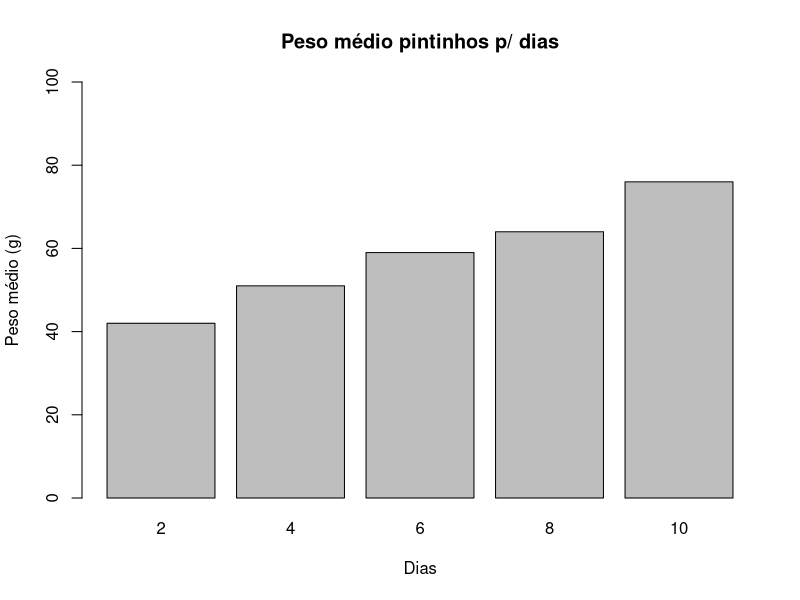
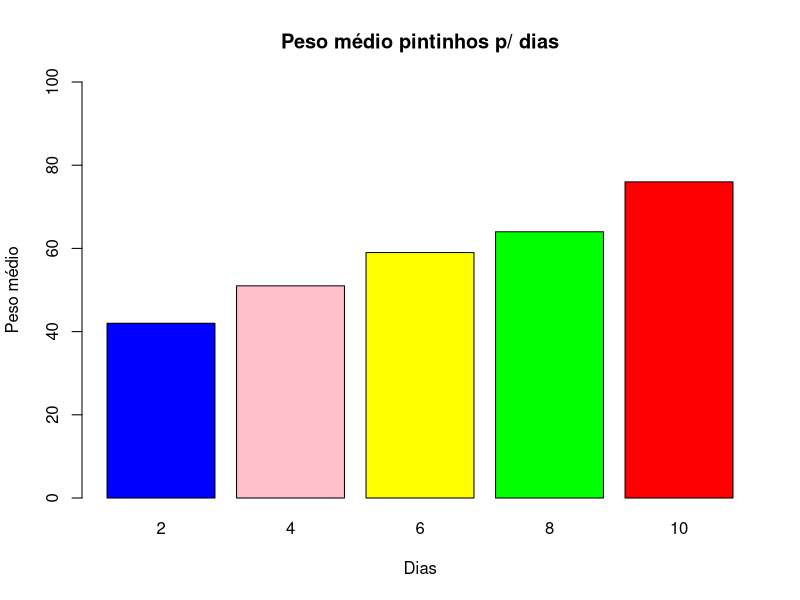
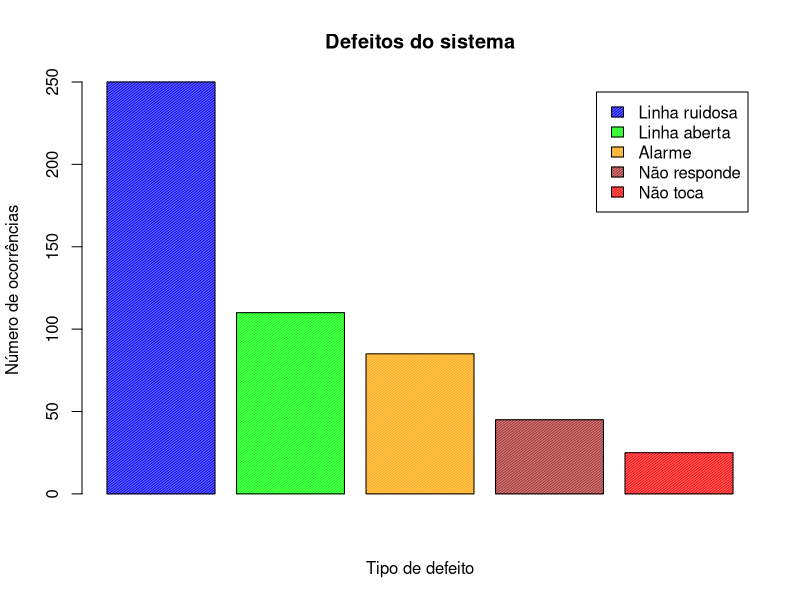

R code for these plots, in order:
# 1) O vetor peso indica o peso médio (em gramas) de pintinhos com 2,4,6,8 e 10 dias de nascidos,
#    respectivamente.
#
#    peso<-c(42,51,59,64,76)
#
#    Considere cada tempo de nascido como sendo uma categoria. Estabeleça um gráfico de barras
#    para o peso médio dos pintinhos em cada categoria. Coloque título, limite de y até 100 e nomes
#    nos eixos.
peso <- c(42, 51, 59, 64, 76)
names(peso) <-c("2", "4", "6", "8", "10")
barplot(
  peso,
  main = "Peso médio pintinhos p/ dias",
  xlab = "Dias",
  ylab = "Peso médio (g)",
  ylim = c(0,100)
)

# 2) Refaça o gráfico da questão anterior usando as cores: azul, rosa, amarelo, verde e vermelho.
barplot(
  peso,
  main = "Peso médio pintinhos p/ dias",
  xlab = "Dias",
  ylab = "Peso médio",
  ylim = c(0,100),
  col = c("blue", "pink", "yellow", "green", "red")
)

# 3) Numa central telefônica de uma empresa havia a sensação de saturação do sistema utilizado.
#    Para melhor representar o que ocorria foi realizado um acompanhamento com as telefonistas,
#    que teriam que responder aos problemas e em que números ocorriam e lançá-los na Lista e
#    verificação. A tabela abaixo resume os dados dessa lista. Apresente um gráfico em barras para
#    esses dados, com barras verticais, com sombreamento de densidade 80 e ângulo das linhas
#    de 120 graus.
#    
#    Tipo de defeito  Número de ocorrências
#    Linha ruidosa    250
#    Linha aberta     110
#    Alarme           85
#    Não responde     45
#    Não toca         25
defeitos <- c(250, 110, 85, 45, 25)
barplot(
  defeitos,
  main = "Defeitos do sistema",
  xlab = "Tipo de defeito",
  ylab = "Número de ocorrências",
  density = 80,
  angle = 120,
  col = c("blue", "green", "orange", "brown", "red"),
  legend.text = c("Linha ruidosa", "Linha aberta", "Alarme", "Não responde", "Não toca")
)

# 4) Uma pesquisa para quantificar a população de macacos foi realizada em determinada região e
#    os resultados estão abaixo, em forma de vetores:
#
#    Reserva: A,A,A,A,A,A,A,A,A,A,B,B,B,B,B,B,B,B,B,B
#    Macacos: 22,28,37,34,13,24,39,5,33,32,7,15,12,14,4,14,16,60,13,16
#    Frutíferas: 25,26,40,30,10,20,35,8,35,28,6,17,18,11,6,15,20,16,12,15

# a) Construa um gráfico boxplot de macacos em função da reserva, com título principal “Densidade
#    populacional de macacos”, coloque títulos nos eixos, limites de y de 0 a 50, escolha cor para
#    as caixas.

# b) Construa um gráfico boxplot de frutíferas em função da reserva, com título principal “Densidade
#    de árvores”, coloque títulos nos eixos, limites de y de 0 a 50, escolha cor para as caixas.

# c) Compare os gráficos em função da quantidade de macacos e árvores frutíferas e conclua o que
#    acontece nessa situação.

# 5) O arquivo “Defeitos no computador” mostra a distribuição da quantidade de defeitos por
#    computador para uma amostra de 100 aparelhos. Calcule:

# a) a média de defeitos por computador

# b) a moda

# c) a mediana

# d) a variância

# e) o desvio padrão

# 6) Determine a média, a mediana e a moda da distribuição abaixo:
#    Classes
#    x i
#    fi
#    2 | 4 5
#    4 | 6 7
#    6 | 8 10
#    8 | 10 3
#    10| 12 5

# 7) Sabendo que um conjunto de dados apresenta para a média aritmética o valor de 18,3 e para
#    o desvio padrão o valor de 1,47, calcule o coeficiente de variação.

# 8) Em um exame final de Matemática, a nota média de um grupo de 150 alunos foi 7,8 e o desvio
#    padrão, 0,80. Em estatística, entretanto, a nota média final foi 7,3 e o desvio padrão foi 0,76.
#    Em que disciplina foi maior a dispersão?

# 9) Um grupo de 85 moças tem estatura média de 160,6 cm, com um desvio padrão igual a 5,97
#    cm. Outro grupo de 125 moças tem uma estatura média de 161,9 cm, sendo o desvio padrão
#    igual a 6,01 cm.
#    Qual é o coeficiente de variação de cada um dos grupos? 
#    Qual o grupo mais homogêneo?
#    Um grupo de cem estudantes tem uma estatura média de 163,8 cm, com um coeficiente de
#    variação de 3,3%. Qual o desvio padrão desse grupo?